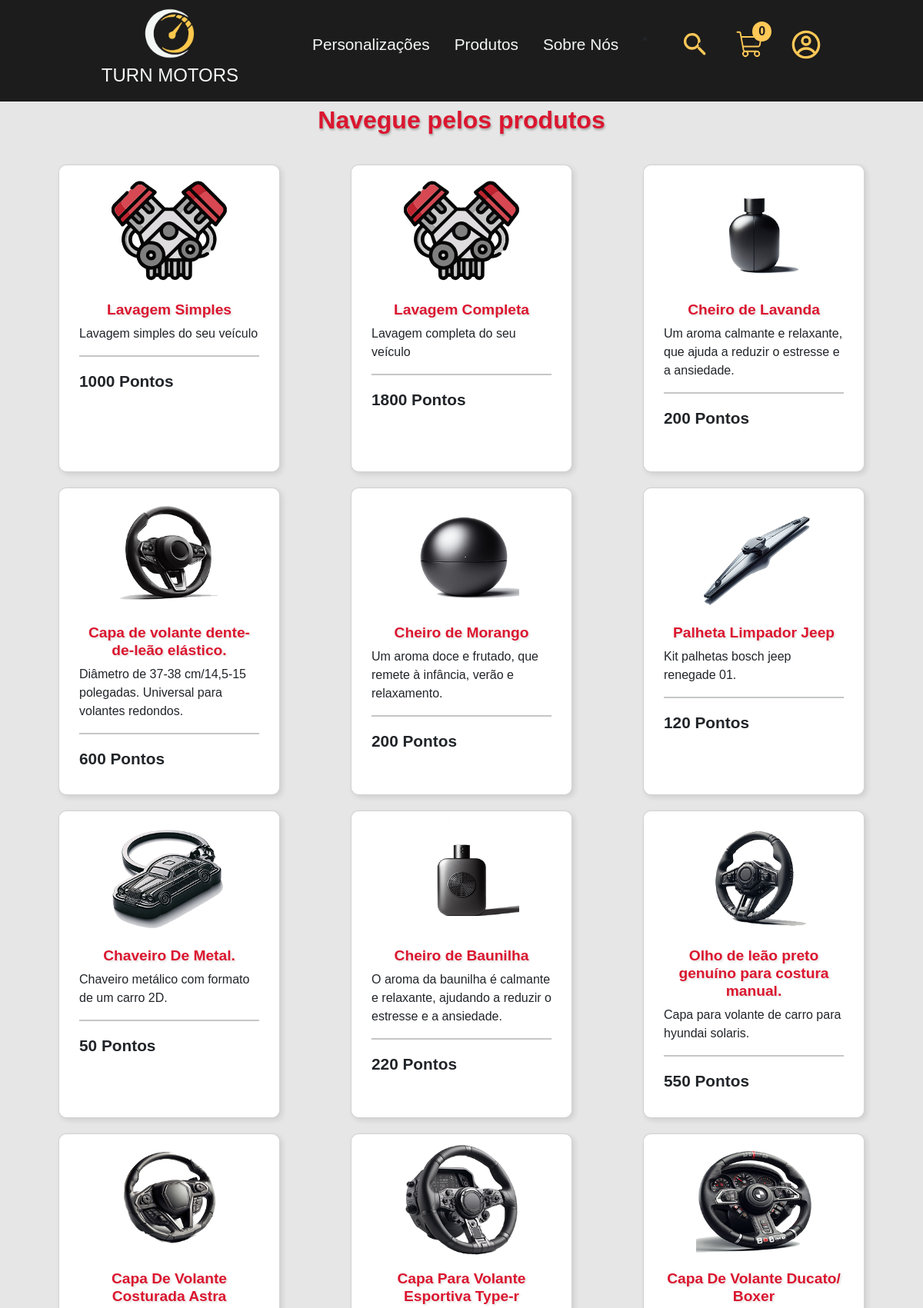
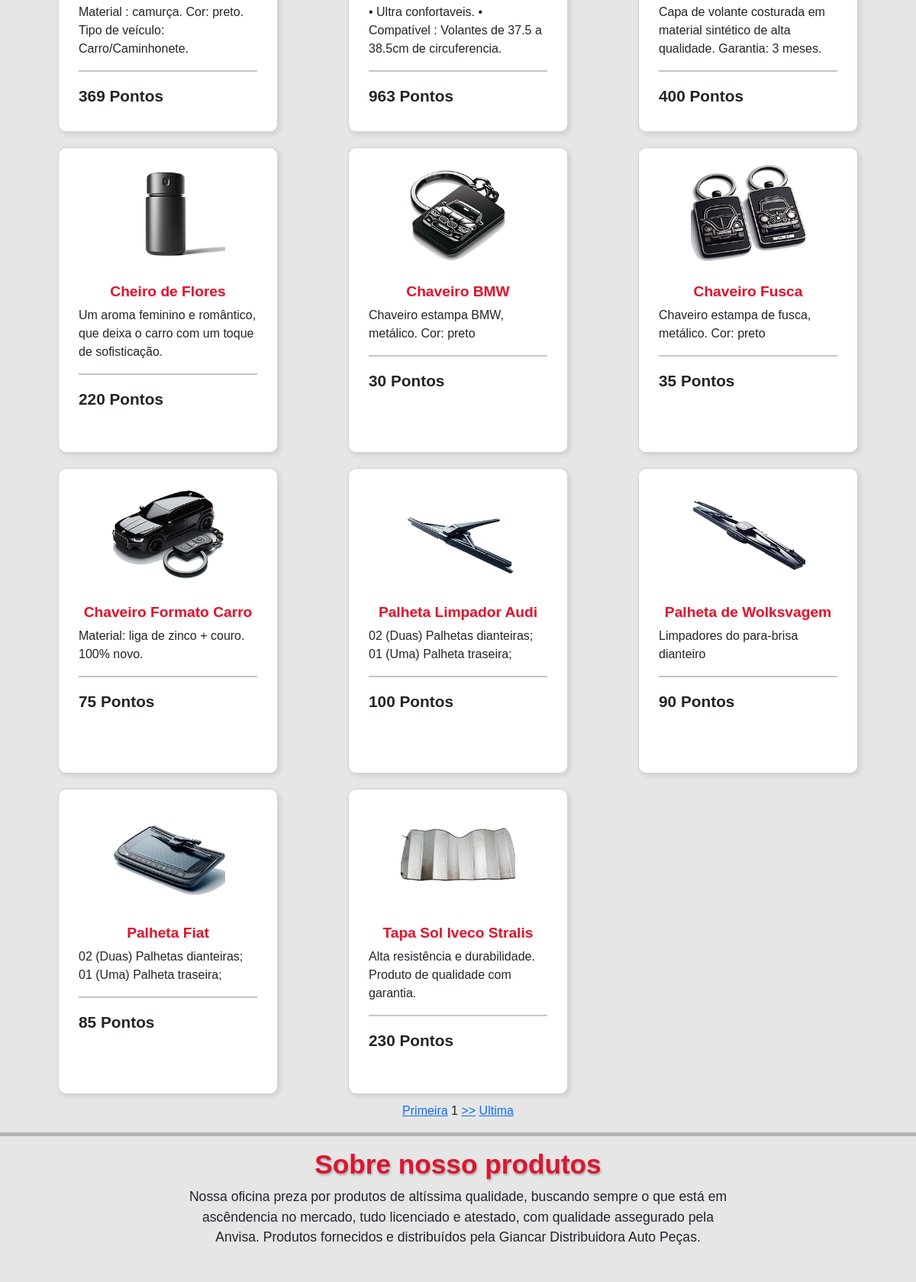
The app's page /pags/trocasDisponiveis.php (upper part) with its own data (2 pictures, top to bottom).
### tables this page shows
CREATE TABLE IF NOT EXISTS `produtosTroca`(
  `idProduto` int not null AUTO_INCREMENT,
  `nome` varchar(120) not null,
  `preco_pontos` int not null,
  `descricao` varchar(180) not null,
  `categoria` ENUM(
    'capa-volante',
    'cheirinho-carro',
    'chaveiro',
    'limpador',
    'tapa-sol',
    'tapete-carro',
    'lavagem-simples',
    'lavagem-completa'
  ) NOT NULL,
  `caminho_img` varchar(120) not null,
  PRIMARY KEY (`idProduto`)
);

### pags/trocasDisponiveis.php (the view, shortened to what this page needs)
<?php
require_once('../assets/scripts/conexao.php');
$pagina = 1;
$limite = 20;
$inicio = ($pagina * $limite) - $limite;
$msgNav = null;
$pesquisa = null;
if (isset($_GET['produtoTroca'])) {
    $pesquisa = ($_GET['produtoTroca']);
    $sql = "SELECT idProduto FROM produtosTroca WHERE categoria LIKE :pesquisa LIMIT $inicio, $limite";
    $calcPag = $pdo->query("SELECT COUNT(idProduto) count FROM produtosTroca WHERE categoria LIKE '%$pesquisa%'")->fetch()["count"];
    $paginas = ceil($calcPag / $limite);
    $pesq = $pesquisa;
    $stmt = $pdo->prepare($sql);
    $pesquisaParam = '%' . $pesquisa . '%';
    $stmt->bindParam(':pesquisa', $pesquisaParam, PDO::PARAM_STR);
    if ($stmt->execute()) {
        $idsProdutos = [];
        while ($linha = $stmt->fetch(PDO::FETCH_ASSOC)) {
            $idsProdutos[] = $linha['idProduto'];
        }
    }
    $sqlCont = "SELECT idProduto FROM produtosTroca WHERE nome LIKE :pesquisa";
    $stmtCont = $pdo->prepare($sqlCont);
    $pesquisaParamCont = '%' . $pesquisa . '%';
    $stmtCont->bindParam(':pesquisa', $pesquisaParamCont, PDO::PARAM_STR);
    if ($stmtCont->execute()) {
        $idsProdutosCont = [];
        while ($linhaCont = $stmtCont->fetch(PDO::FETCH_ASSOC)) {
            $idsProdutosCont[] = $linhaCont['idProduto'];
        }
    }
    if (!empty($idsProdutos)) {
        $prodEncontrados = implode(",", $idsProdutosCont);
        $sqlTodosNaoEncontrados = "SELECT idProduto FROM produtosTroca WHERE idProduto NOT IN ('$prodEncontrados') LIMIT 0, 20";
        $stmt2 = $pdo->query($sqlTodosNaoEncontrados);
        $naoEncontrados = [];
        while ($linha2 = $stmt2->fetch(PDO::FETCH_ASSOC)) {
            $naoEncontrados[] = $linha2['idProduto'];
        }
    } else {
        $sqlTodosNaoEncontrados = "SELECT idProduto FROM produtosTroca LIMIT 0, 20";
        $stmt2 = $pdo->query($sqlTodosNaoEncontrados);
        $naoEncontrados = [];
        while ($linha2 = $stmt2->fetch(PDO::FETCH_ASSOC)) {
            $naoEncontrados[] = $linha2['idProduto'];
        }
    }
    $chunksProdutos2 = array_chunk($naoEncontrados, ceil(count($naoEncontrados) / 1));
} else {
    if (isset($_GET['produtoTroca'])) {
        $categoria = $_GET['produtoTroca'];
        $msgNav = "da categoria!";
        if (!empty($categoria)) {
            $sql = "SELECT idProduto FROM produtosTroca WHERE categoria = :categoria LIMIT $inicio, $limite";
            $calcPag = $pdo->query("SELECT COUNT(codigoProduto) count FROM produto WHERE TG_categoria = '$categoria'")->fetch()["count"];
            $paginas = ceil($calcPag / $limite);
            $stmt = $pdo->prepare($sql);
            $stmt->bindParam(':categoria', $categoria, PDO::PARAM_STR);
            if ($stmt->execute()) {
                $idsProdutos = [];
                while ($linha = $stmt->fetch(PDO::FETCH_ASSOC)) {
                    $idsProdutos[] = $linha['idProduto'];
                }
            } else {
                echo "Erro na consulta: " . $stmt->errorInfo()[2];
            }
        }
    } else {
        $idsProdutos = [];
        $sql = "SELECT idProduto FROM produtosTroca LIMIT $inicio, $limite";
        $calcPag = $pdo->query("SELECT COUNT(idProduto) count FROM produtosTroca")->fetch()["count"];
        $paginas = ceil($calcPag / $limite);
        $stmt = $pdo->prepare($sql);
        if ($stmt->execute()) {
            $idsProdutos = [];
            while ($linha = $stmt->fetch(PDO::FETCH_ASSOC)) {
                $idsProdutos[] = $linha['idProduto'];
            }
        } else {
            echo "Erro na consulta: " . $stmt->errorInfo()[2];
        }
    }
}
if (!empty($idsProdutos)) {
    $chunksProdutos = array_chunk($idsProdutos, ceil(count($idsProdutos) / 1));
}
?>
<!DOCTYPE html>
<html lang="pt-br">
<head>
    <link rel="stylesheet" href="../assets/css/estilos-importantes.css">
    <link rel="stylesheet" type="text/css" href="../assets/css/produtos-categoria.min.css">
    <link rel="stylesheet" type="text/css" href="../assets/css/carrinho.min.css">
</head>
<body id="container__body">
    <?php
    require_once('../assets/components/header.php');
    ?>
    <br class="espaco_invisivel">
    <br class="espaco_invisivel">
    <br class="espaco_invisivel">
    <?php
    if (!empty($pesquisa)) {
    ?>
        <?php
        if (empty($idsProdutos)) {
        ?>
            <div class="container">
                <br>
                <div>
                    <h5 style="font-weight: bold">Nenhum produto encontrado!</h5>
                </div>
            </div>
        <?php
        } else {
        }
    } else {
        ?>
        <div class="container">
            <div class='main__title'>Navegue pelos produtos <?= $msgNav ?></div>
            <br>
        </div>
    <?php
    } ?>
    <?php if (!empty($chunksProdutos)) {
        foreach ($chunksProdutos as $chunk) { ?>
            <div class="container">
                <div class="row ">
                    <?php foreach ($chunk as $idsProdutos) {
                        $sql = "SELECT * FROM produtosTroca WHERE idProduto = :idsProdutos";
                        $stmt = $pdo->prepare($sql);
                        $stmt->bindParam(':idsProdutos', $idsProdutos, PDO::PARAM_INT);
                        $stmt->execute();
                        if ($row = $stmt->fetch(PDO::FETCH_ASSOC)) {
                            $nomeProduto = $row['nome'];
                            $precoProduto = $row['preco_pontos'];
                            $descricaoProduto = $row['descricao'];
                            $imagemProduto = $row['caminho_img'];
                        }
                    ?>
                        <div class="col-lg-4 col-md-6 col-sm-12  col-12" style="padding: 10px; ">
                            <div class="d-flex justify-content-center">
                                <div class="card card-produto-dinamico" style="width: 18rem;">
                                    <div class="text-center">
                                        <a href="troca.php?nomeProd=<?= $nomeProduto ?>"><img class="card-img-top imagens-prod" src="<?= $imagemProduto ?>" alt="..."></a>
                                    </div>
                                    <div class="card-body " style="display: flex; flex-direction: column; ">
                                        <div class="card-produto-dinamico-titulo">
                                            <h5 class="card-title"><?= $nomeProduto ?></h5>
                                        </div>
                                        <div>
                                            <div class="card-text"><?= $descricaoProduto ?></div>
                                        </div>
                                        <hr class="card-produto-dinamico-linha">
                                        <div class="card-produto-dinamico-preco-button">
                                            <div class="card-produto-dinamico-preco-button-texto"><?= $precoProduto ?> Pontos</div>
                                        </div>
                                    </div>
                                </div>
                            </div>
                        </div>
            <?php }
                }
            } ?>
                </div>
            </div>
            <div class="container text-center">
                <?php if (empty($pesquisa) && $paginas > 1) { ?>
                    <a href="?pagina=1">Primeira</a>
                            <?= $pagina ?>
                            <?php if ($pagina < $paginas) : ?>
                                <a href="?pagina=<?= $pagina + 1 ?>">>></a>
                            <?php endif; ?>
                            <a href="?pagina=<?= $paginas ?>">Ultima</a>
                        <?php } else {
                    } ?>
            </div>
            <hr class="pro-linn">
            <div class="container">
                <div class="row">
                    <div class="col">
                        <h1 class="pro-promo">Sobre nosso produtos</h1>
                        <p class="pro-formatar">Nossa oficina preza por produtos de altíssima qualidade, buscando sempre o que está em ascêndencia no mercado, tudo licenciado e atestado, com qualidade assegurado pela Anvisa. Produtos fornecidos e distribuídos pela Giancar Distribuidora Auto Peças.</p>
                    </div>
                </div>
                <br>
                <br>
            </div>
            <br>
            <br>
</body>
</html>

### records on screen
produtostroca: caminho_img (picture), nome "Lavagem Simples", descricao "Lavagem simples do seu veículo", preco_pontos "1000"
produtostroca: caminho_img (picture), nome "Lavagem Completa", descricao "Lavagem completa do seu veículo", preco_pontos "1800"
produtostroca: caminho_img (picture), nome "Cheiro de Lavanda", descricao "Um aroma calmante e relaxante, que ajuda a reduzir o estresse e a ansiedade.", preco_pontos "200"
produtostroca: caminho_img (picture), nome "Capa de volante dente-de-leão elástico.", descricao "Diâmetro de 37-38 cm/14,5-15 polegadas. Universal para volantes redondos.", preco_pontos "600"
produtostroca: caminho_img (picture), nome "Cheiro de Morango", descricao "Um aroma doce e frutado, que remete à infância, verão e relaxamento.", preco_pontos "200"
produtostroca: caminho_img (picture), nome "Palheta Limpador Jeep", descricao "Kit palhetas bosch jeep renegade 01.", preco_pontos "120"
produtostroca: caminho_img (picture), nome "Chaveiro De Metal.", descricao "Chaveiro metálico com formato de um carro 2D.", preco_pontos "50"
produtostroca: caminho_img (picture), nome "Cheiro de Baunilha", descricao "O aroma da baunilha é calmante e relaxante, ajudando a reduzir o estresse e a ansiedade.", preco_pontos "220"
produtostroca: caminho_img (picture), nome "Olho de leão preto genuíno para costura manual.", descricao "Capa para volante de carro para hyundai solaris.", preco_pontos "550"
produtostroca: caminho_img (picture), nome "Capa De Volante Costurada Astra", descricao "Material : camurça. Cor: preto. Tipo de veículo: Carro/Caminhonete.", preco_pontos "369"
produtostroca: caminho_img (picture), nome "Capa Para Volante Esportiva Type-r", descricao "• Ultra confortaveis. • Compatível : Volantes de 37.5 a 38.5cm de circuferencia.", preco_pontos "963"
produtostroca: caminho_img (picture), nome "Capa De Volante Ducato/ Boxer", descricao "Capa de volante costurada em material sintético de alta qualidade. Garantia: 3 meses.", preco_pontos "400"
produtostroca: caminho_img (picture), nome "Cheiro de Flores", descricao "Um aroma feminino e romântico, que deixa o carro com um toque de sofisticação.", preco_pontos "220"
produtostroca: caminho_img (picture), nome "Chaveiro BMW", descricao "Chaveiro estampa BMW, metálico. Cor: preto", preco_pontos "30"
produtostroca: caminho_img (picture), nome "Chaveiro Fusca", descricao "Chaveiro estampa de fusca, metálico. Cor: preto", preco_pontos "35"
produtostroca: caminho_img (picture), nome "Chaveiro Formato Carro", descricao "Material: liga de zinco + couro. 100% novo.", preco_pontos "75"
produtostroca: caminho_img (picture), nome "Palheta Limpador Audi", descricao "02 (Duas) Palhetas dianteiras; 01 (Uma) Palheta traseira;", preco_pontos "100"
produtostroca: caminho_img (picture), nome "Palheta de Wolksvagem", descricao "Limpadores do para-brisa dianteiro", preco_pontos "90"
produtostroca: caminho_img (picture), nome "Palheta Fiat", descricao "02 (Duas) Palhetas dianteiras; 01 (Uma) Palheta traseira;", preco_pontos "85"
produtostroca: caminho_img (picture), nome "Tapa Sol Iveco Stralis", descricao "Alta resistência e durabilidade. Produto de qualidade com garantia.", preco_pontos "230"

### other values on screen
$pagina "1"
